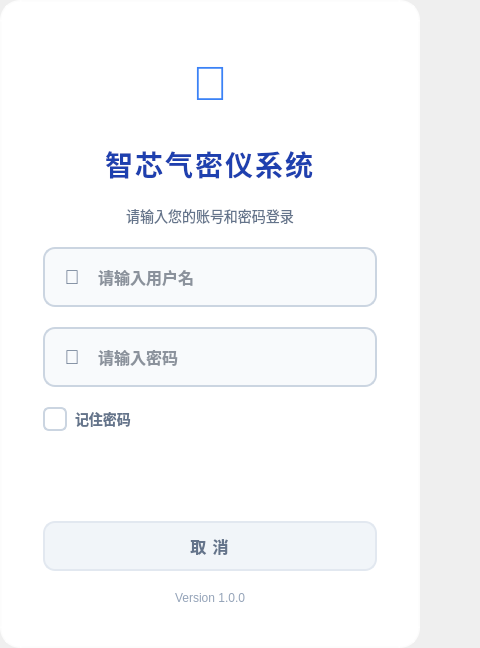
<?xml version="1.0" encoding="UTF-8"?>
<ui version="4.0">
 <class>LoginWindow</class>
 <widget class="QDialog" name="LoginWindow">
  <property name="geometry">
   <rect>
    <x>0</x>
    <y>0</y>
    <width>480</width>
    <height>600</height>
   </rect>
  </property>
  <property name="windowTitle">
   <string>用户登录</string>
  </property>
  <property name="styleSheet">
   <string notr="true">
QDialog {
    background: qlineargradient(x1:0, y1:0, x2:1, y2:1, 
        stop:0 #4facfe, 
        stop:0.5 #00f2fe,
        stop:1 #43e97b);
}
   </string>
  </property>
  <layout class="QVBoxLayout" name="mainLayout">
   <property name="spacing">
    <number>0</number>
   </property>
   <property name="leftMargin">
    <number>0</number>
   </property>
   <property name="topMargin">
    <number>0</number>
   </property>
   <property name="rightMargin">
    <number>0</number>
   </property>
   <property name="bottomMargin">
    <number>0</number>
   </property>
   <item>
    <spacer name="topSpacer">
     <property name="orientation">
      <enum>Qt::Vertical</enum>
     </property>
     <property name="sizeHint" stdset="0">
      <size>
       <width>20</width>
       <height>40</height>
      </size>
     </property>
    </spacer>
   </item>
   <item>
    <widget class="QFrame" name="loginFrame">
     <property name="minimumSize">
      <size>
       <width>400</width>
       <height>0</height>
      </size>
     </property>
     <property name="maximumSize">
      <size>
       <width>420</width>
       <height>16777215</height>
      </size>
     </property>
     <property name="styleSheet">
      <string notr="true">
#loginFrame {
    background-color: rgba(255, 255, 255, 0.98);
    border-radius: 20px;
    border: 3px solid rgba(255, 255, 255, 0.8);
}
      </string>
     </property>
     <property name="frameShape">
      <enum>QFrame::StyledPanel</enum>
     </property>
     <layout class="QVBoxLayout" name="loginLayout">
      <property name="spacing">
       <number>20</number>
      </property>
      <property name="leftMargin">
       <number>40</number>
      </property>
      <property name="topMargin">
       <number>40</number>
      </property>
      <property name="rightMargin">
       <number>40</number>
      </property>
      <property name="bottomMargin">
       <number>40</number>
      </property>
      <item>
       <widget class="QLabel" name="logoLabel">
        <property name="minimumSize">
         <size>
          <width>0</width>
          <height>80</height>
         </size>
        </property>
        <property name="styleSheet">
         <string notr="true">
background: transparent;
font-size: 48px;
color: #3b82f6;
         </string>
        </property>
        <property name="text">
         <string>🔐</string>
        </property>
        <property name="alignment">
         <set>Qt::AlignCenter</set>
        </property>
       </widget>
      </item>
      <item>
       <widget class="QLabel" name="titleLabel">
        <property name="styleSheet">
         <string notr="true">
background: transparent;
font-size: 28px;
font-weight: 700;
color: #1e40af;
letter-spacing: 2px;
         </string>
        </property>
        <property name="text">
         <string>智芯气密仪系统</string>
        </property>
        <property name="alignment">
         <set>Qt::AlignCenter</set>
        </property>
       </widget>
      </item>
      <item>
       <widget class="QLabel" name="subtitleLabel">
        <property name="styleSheet">
         <string notr="true">
background: transparent;
font-size: 14px;
color: #64748b;
         </string>
        </property>
        <property name="text">
         <string>请输入您的账号和密码登录</string>
        </property>
        <property name="alignment">
         <set>Qt::AlignCenter</set>
        </property>
       </widget>
      </item>
      <item>
       <spacer name="titleSpacer">
        <property name="orientation">
         <enum>Qt::Vertical</enum>
        </property>
        <property name="sizeHint" stdset="0">
         <size>
          <width>20</width>
          <height>20</height>
         </size>
        </property>
       </spacer>
      </item>
      <item>
       <widget class="QFrame" name="usernameFrame">
        <property name="minimumSize">
         <size>
          <width>0</width>
          <height>60</height>
         </size>
        </property>
        <property name="styleSheet">
         <string notr="true">
#usernameFrame {
    background-color: #f8fafc;
    border: 2px solid #cbd5e1;
    border-radius: 12px;
}

#usernameFrame:focus-within {
    border: 2px solid #3b82f6;
    background-color: #f0f9ff;
}
         </string>
        </property>
        <property name="frameShape">
         <enum>QFrame::StyledPanel</enum>
        </property>
        <layout class="QHBoxLayout" name="usernameLayout">
         <property name="spacing">
          <number>12</number>
         </property>
         <property name="leftMargin">
          <number>15</number>
         </property>
         <property name="topMargin">
          <number>0</number>
         </property>
         <property name="rightMargin">
          <number>15</number>
         </property>
         <property name="bottomMargin">
          <number>0</number>
         </property>
         <item>
          <widget class="QLabel" name="usernameIcon">
           <property name="minimumSize">
            <size>
             <width>24</width>
             <height>24</height>
            </size>
           </property>
           <property name="maximumSize">
            <size>
             <width>24</width>
             <height>24</height>
            </size>
           </property>
           <property name="styleSheet">
            <string notr="true">
background: transparent;
font-size: 20px;
color: #64748b;
            </string>
           </property>
           <property name="text">
            <string>👤</string>
           </property>
           <property name="alignment">
            <set>Qt::AlignCenter</set>
           </property>
          </widget>
         </item>
         <item>
          <widget class="QLineEdit" name="usernameEdit">
           <property name="styleSheet">
            <string notr="true">
QLineEdit {
    background: transparent;
    border: none;
    color: #1e293b;
    font-size: 16px;
    font-weight: 500;
    padding: 0px;
}

QLineEdit:focus {
    background: transparent;
}
            </string>
           </property>
           <property name="placeholderText">
            <string>请输入用户名</string>
           </property>
          </widget>
         </item>
        </layout>
       </widget>
      </item>
      <item>
       <widget class="QFrame" name="passwordFrame">
        <property name="minimumSize">
         <size>
          <width>0</width>
          <height>60</height>
         </size>
        </property>
        <property name="styleSheet">
         <string notr="true">
#passwordFrame {
    background-color: #f8fafc;
    border: 2px solid #cbd5e1;
    border-radius: 12px;
}

#passwordFrame:focus-within {
    border: 2px solid #3b82f6;
    background-color: #f0f9ff;
}
         </string>
        </property>
        <property name="frameShape">
         <enum>QFrame::StyledPanel</enum>
        </property>
        <layout class="QHBoxLayout" name="passwordLayout">
         <property name="spacing">
          <number>12</number>
         </property>
         <property name="leftMargin">
          <number>15</number>
         </property>
         <property name="topMargin">
          <number>0</number>
         </property>
         <property name="rightMargin">
          <number>15</number>
         </property>
         <property name="bottomMargin">
          <number>0</number>
         </property>
         <item>
          <widget class="QLabel" name="passwordIcon">
           <property name="minimumSize">
            <size>
             <width>24</width>
             <height>24</height>
            </size>
           </property>
           <property name="maximumSize">
            <size>
             <width>24</width>
             <height>24</height>
            </size>
           </property>
           <property name="styleSheet">
            <string notr="true">
background: transparent;
font-size: 20px;
color: #64748b;
            </string>
           </property>
           <property name="text">
            <string>🔑</string>
           </property>
           <property name="alignment">
            <set>Qt::AlignCenter</set>
           </property>
          </widget>
         </item>
         <item>
          <widget class="QLineEdit" name="passwordEdit">
           <property name="styleSheet">
            <string notr="true">
QLineEdit {
    background: transparent;
    border: none;
    color: #1e293b;
    font-size: 16px;
    font-weight: 500;
    padding: 0px;
}

QLineEdit:focus {
    background: transparent;
}
            </string>
           </property>
           <property name="echoMode">
            <enum>QLineEdit::Password</enum>
           </property>
           <property name="placeholderText">
            <string>请输入密码</string>
           </property>
          </widget>
         </item>
        </layout>
       </widget>
      </item>
      <item>
       <layout class="QHBoxLayout" name="optionsLayout">
        <property name="spacing">
         <number>10</number>
        </property>
        <item>
         <widget class="QCheckBox" name="rememberCheckBox">
          <property name="styleSheet">
           <string notr="true">
QCheckBox {
    background: transparent;
    color: #64748b;
    font-size: 14px;
    font-weight: 500;
    spacing: 8px;
}

QCheckBox::indicator {
    width: 20px;
    height: 20px;
    border: 2px solid #cbd5e1;
    border-radius: 6px;
    background-color: white;
}

QCheckBox::indicator:hover {
    border: 2px solid #3b82f6;
    background-color: #f0f9ff;
}

QCheckBox::indicator:checked {
    background-color: #3b82f6;
    border: 2px solid #2563eb;
    image: none;
}
           </string>
          </property>
          <property name="text">
           <string>记住密码</string>
          </property>
         </widget>
        </item>
        <item>
         <spacer name="optionsSpacer">
          <property name="orientation">
           <enum>Qt::Horizontal</enum>
          </property>
          <property name="sizeHint" stdset="0">
           <size>
            <width>40</width>
            <height>20</height>
           </size>
          </property>
         </spacer>
        </item>
       </layout>
      </item>
      <item>
       <spacer name="buttonSpacer">
        <property name="orientation">
         <enum>Qt::Vertical</enum>
        </property>
        <property name="sizeHint" stdset="0">
         <size>
          <width>20</width>
          <height>10</height>
         </size>
        </property>
       </spacer>
      </item>
      <item>
       <widget class="QPushButton" name="loginButton">
        <property name="minimumSize">
         <size>
          <width>0</width>
          <height>50</height>
         </size>
        </property>
        <property name="styleSheet">
         <string notr="true">
QPushButton {
    background: qlineargradient(x1:0, y1:0, x2:1, y2:0,
        stop:0 #3b82f6,
        stop:1 #2563eb);
    color: white;
    border: none;
    border-radius: 12px;
    font-size: 16px;
    font-weight: 700;
    letter-spacing: 1px;
}

QPushButton:hover {
    background: qlineargradient(x1:0, y1:0, x2:1, y2:0,
        stop:0 #2563eb,
        stop:1 #1e40af);
}

QPushButton:pressed {
    background: qlineargradient(x1:0, y1:0, x2:1, y2:0,
        stop:0 #1e40af,
        stop:1 #1e3a8a);
}

QPushButton:disabled {
    background-color: #cbd5e1;
    color: #94a3b8;
}
         </string>
        </property>
        <property name="text">
         <string>登 录</string>
        </property>
       </widget>
      </item>
      <item>
       <widget class="QPushButton" name="cancelButton">
        <property name="minimumSize">
         <size>
          <width>0</width>
          <height>50</height>
         </size>
        </property>
        <property name="styleSheet">
         <string notr="true">
QPushButton {
    background-color: #f1f5f9;
    color: #64748b;
    border: 2px solid #e2e8f0;
    border-radius: 12px;
    font-size: 16px;
    font-weight: 700;
    letter-spacing: 1px;
}

QPushButton:hover {
    background-color: #e2e8f0;
    border: 2px solid #cbd5e1;
    color: #475569;
}

QPushButton:pressed {
    background-color: #cbd5e1;
    border: 2px solid #94a3b8;
}
         </string>
        </property>
        <property name="text">
         <string>取 消</string>
        </property>
       </widget>
      </item>
      <item>
       <widget class="QLabel" name="versionLabel">
        <property name="styleSheet">
         <string notr="true">
background: transparent;
font-size: 12px;
color: #94a3b8;
         </string>
        </property>
        <property name="text">
         <string>Version 1.0.0</string>
        </property>
        <property name="alignment">
         <set>Qt::AlignCenter</set>
        </property>
       </widget>
      </item>
     </layout>
    </widget>
   </item>
   <item>
    <spacer name="bottomSpacer">
     <property name="orientation">
      <enum>Qt::Vertical</enum>
     </property>
     <property name="sizeHint" stdset="0">
      <size>
       <width>20</width>
       <height>40</height>
      </size>
     </property>
    </spacer>
   </item>
  </layout>
 </widget>
 <resources/>
 <connections/>
</ui>
